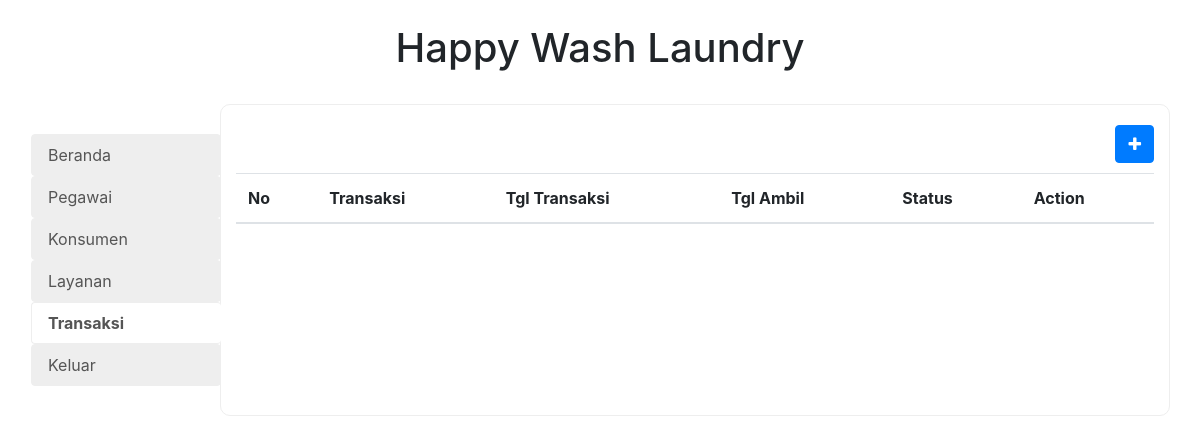
Before: /transaksi.php (signed in) with the older database file.
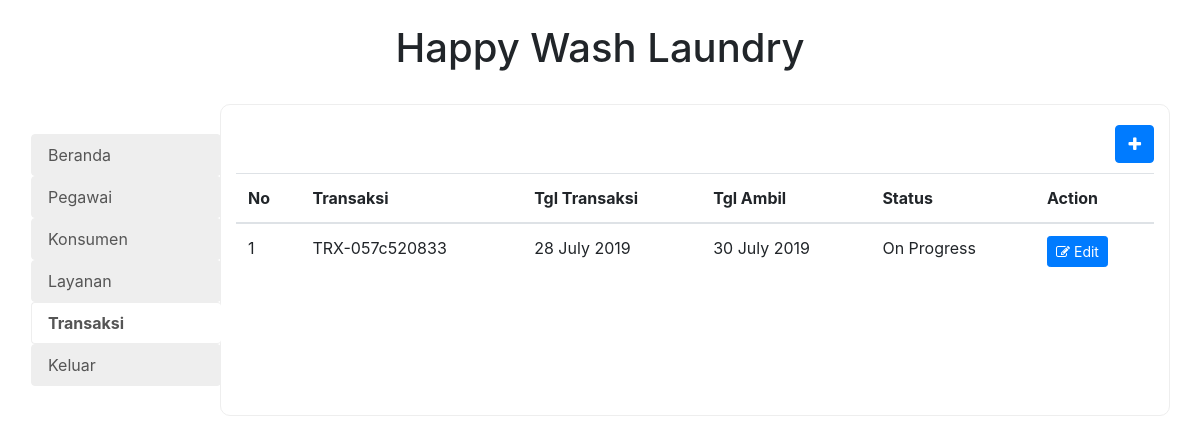
After: the same page with the newer database file.
### tables this page shows
CREATE TABLE `transaksi` (
  `kode_transaksi` varchar(20) NOT NULL,
  `konsumen_id` int(11) DEFAULT NULL,
  `pegawai_id` int(11) DEFAULT NULL,
  `tanggal_transaksi` timestamp NOT NULL DEFAULT current_timestamp(),
  `tanggal_ambil` timestamp NOT NULL DEFAULT '0000-00-00 00:00:00',
  `status` tinyint(4) NOT NULL DEFAULT 1,
  `total` int(11) NOT NULL
);

### lib/request.php (called while the page is built, shortened)
<?php
function getReq($name, $default = ''){
    return $_GET[$name] ?? $default;
}
function isEdit(){
    return getReq('action') == "edit";
}
function isAdd(){
    return getReq('action') == "add";
}

### lib/url.php (called while the page is built, shortened)
<?php
function currScript(){
    $scriptArr = explode("/",$_SERVER['SCRIPT_NAME']);
    return $scriptArr[count($scriptArr) - 1];
}
?>

### src/transaksi.php (called while the page is built, shortened)
<?php
    $transaksi = [];
    $transaksiQuery = $db->query("SELECT * FROM transaksi ;");
    while($r = $transaksiQuery->fetch_object())$transaksi[] = $r;
?>

### lib/format.php (called while the page is built, shortened)
<?php
function formatDate($date){
    return date("d F Y",strtotime($date));
}
function statusTrasaction($status){
    switch($status){
        case 1:
        return "On Progress";
    }
}

### views/transaksi.php (the view)
<?php
require_once "partials/header.php";
require_once "partials/navbar.php";
?>
<br />
<div class="container">
    <div class="row">
        <div class="col-2 col-lg-2 col-md-2 no-padding my-menu">
            <?php require_once "partials/menu.php";  ?>
        </div>
        <div class="col-10 col-lg-10 col-md-10 my-content">
            <div class="pull-right space-bottom">
                <a class="btn btn-primary" href="?action=add" role="button"><i class="fa fa-plus"></i></a>
            </div>
            <table class="table">
                <thead>
                    <tr>
                        <th>No</th>
                        <th>Transaksi</th>
                        <th>Tgl Transaksi</th>
                        <th>Tgl Ambil</th>
                        <th>Status</th>
                        <th>Action</th>
                    </tr>
                </thead>
                <tbody>
                <?php $i = 1; foreach($transaksi as $r): ?>
                    <tr>
                        <td scope="row"><?php echo $i++; ?></td>
                        <td><?php echo $r->kode_transaksi ?></td>
                        <td><?php echo formatDate($r->tanggal_transaksi) ?></td>
                        <td><?php echo formatDate($r->tanggal_ambil) ?></td>
                        <td><?php echo statusTrasaction($r->status) ?></td>
                        <td>
                            <a class="btn btn-primary btn-sm" href="?id=<?php echo $r->kode_transaksi ?>&action=edit" role="button"><i class="fa fa-edit"></i> Edit</a>
                        </td>
                    </tr>
                <?php endforeach ?>
                </tbody>
            </table>
        </div>
    </div>
</div>
<?php require_once "partials/footer.php"; ?>

### transaksi.php
<?php
    require_once "lib/bootstrap.php";
    require_once "src/transaksi.php";
    if(isAdd())
        require_once "views/form_transaksi.php";
    else if(isEdit())
        require_once "views/form_edit_transaksi.php";
    else
        require_once "views/transaksi.php";
?>

### views/partials/header.php (shortened to what this page needs)
<!DOCTYPE html>
<html lang="en">
<head>
    <link rel="stylesheet" href="assets/css/bootstrap.min.css">
    <link href="assets/font-awesome/css/font-awesome.min.css" rel="stylesheet">
    <link rel="stylesheet" href="assets/css/styles.css">
</head>
<body>

### views/partials/navbar.php
<br>
<h1 align="center">Happy Wash Laundry</h1>

### views/partials/menu.php
<?php
    $menus = [
        "index.php" => "Beranda",
        "pegawai.php" => "Pegawai",
        "konsumen.php" => "Konsumen",
        "layanan.php" => "Layanan",
        "transaksi.php" => "Transaksi",
        "logout.php" => "Keluar",
    ];
?>
<div class="nav flex-column nav-pills"role="tablist" aria-orientation="vertical">
    <?php foreach($menus as $file => $menuName):?>
        <a class="nav-link <?php echo $file == currScript() ? "active" : ""; ?>" href="<?php echo $file ?>" role="tab"><?php echo $menuName ?></a>
    <?php endforeach; ?>
</div>

### views/partials/footer.php (shortened to what this page needs)
</body>
</html>

### assets/css/styles.css (style rules this page uses)
.my-content { border: 1px solid #eee!important; border-radius: 10px!important; padding-top: 20px!important; padding-bottom: 20px!important; z-index: 5; }
.no-padding { padding: 0; }
.my-menu { padding-top: 30px!important; padding-bottom: 30px!important; position: relative; left: 1px; z-index: 10; }
.space-bottom { margin-bottom: 10px; }
.my-menu .nav-link { border-top-right-radius: none!important; border-bottom-right-radius: none!important; color: #555!important; background: #eee!important; border: 1px solid #eee; }
.my-menu .nav-link.active { font-weight: bold!important; background: #fff!important; border: 1px solid #eee; border-right: none; }

Changed rows visible on the page:
added transaksi: kode_transaksi "TRX-057c520833", tanggal_transaksi "28 July 2019", tanggal_ambil "30 July 2019", status "On Progress"
